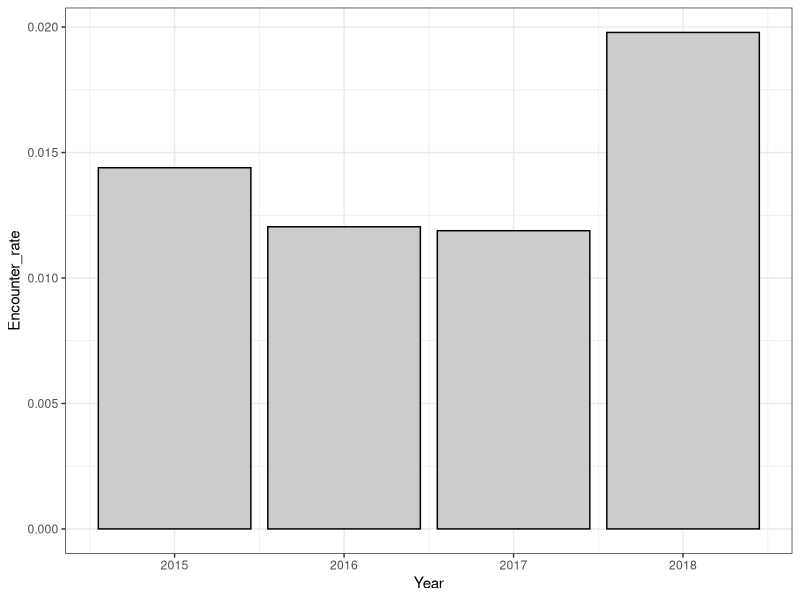
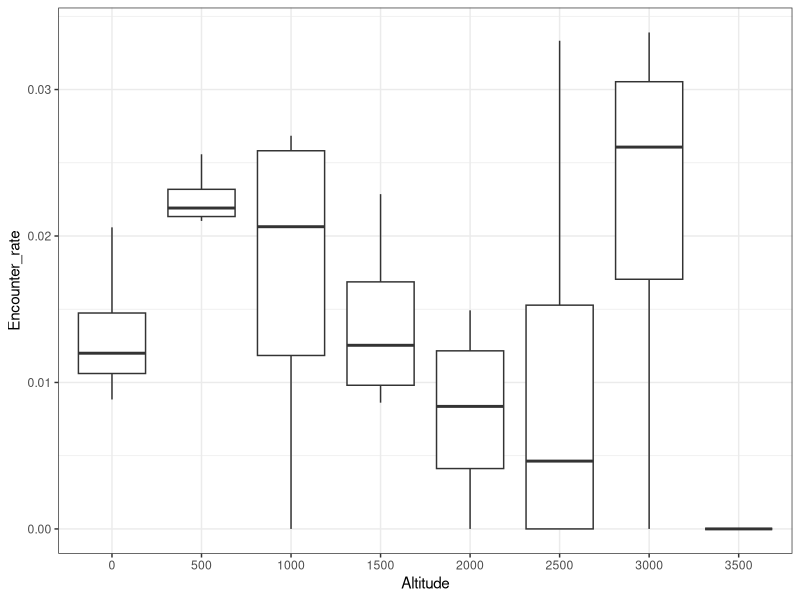
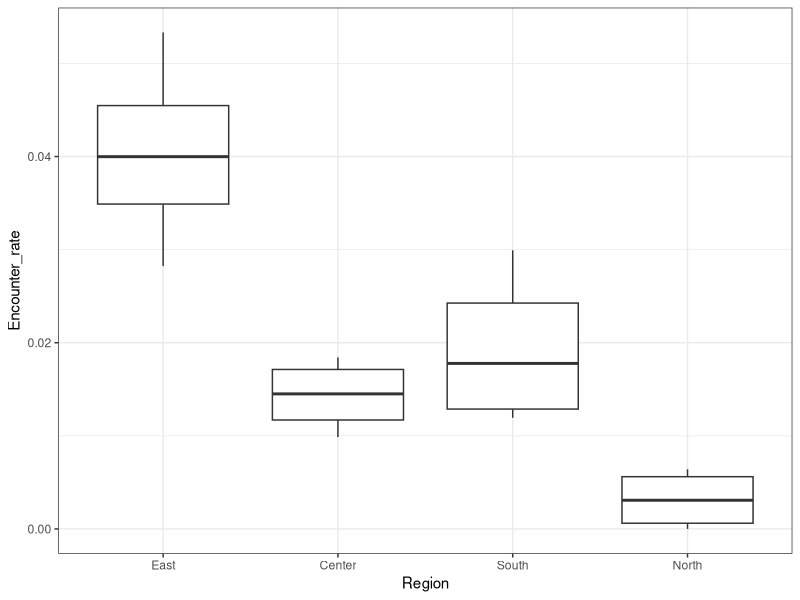
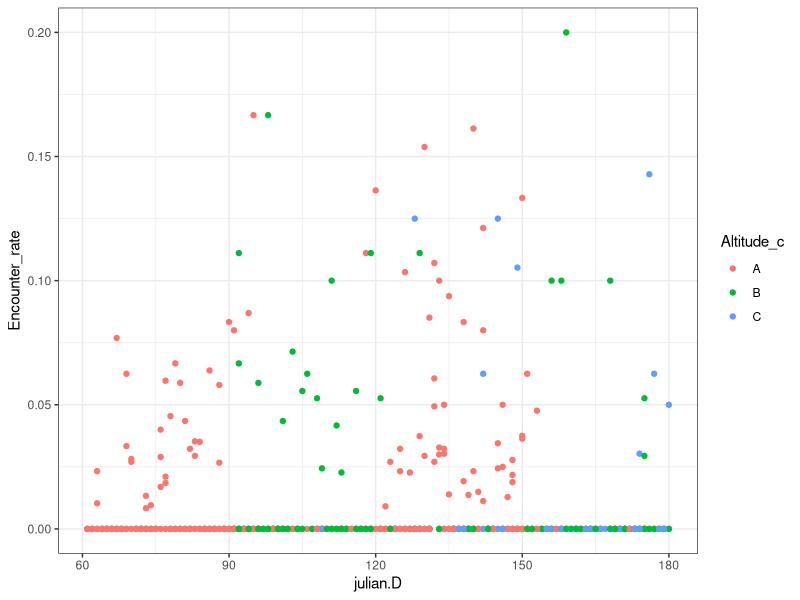
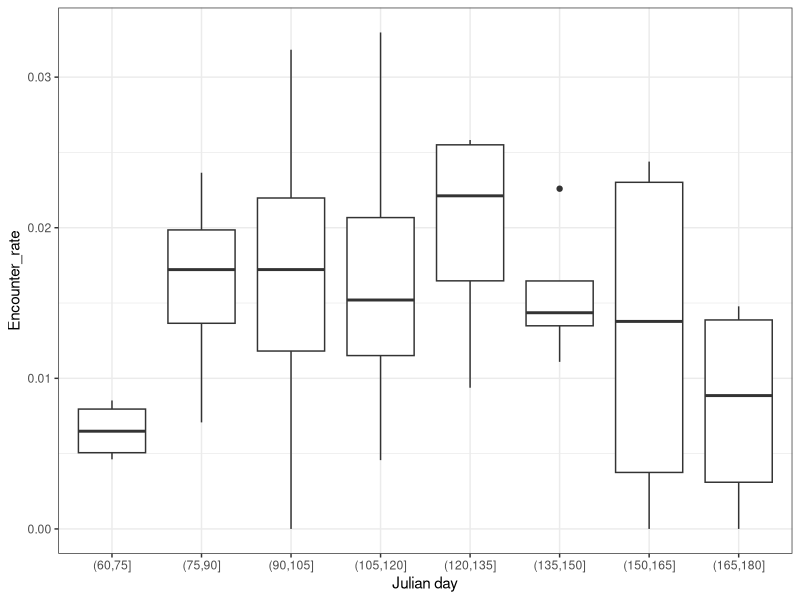
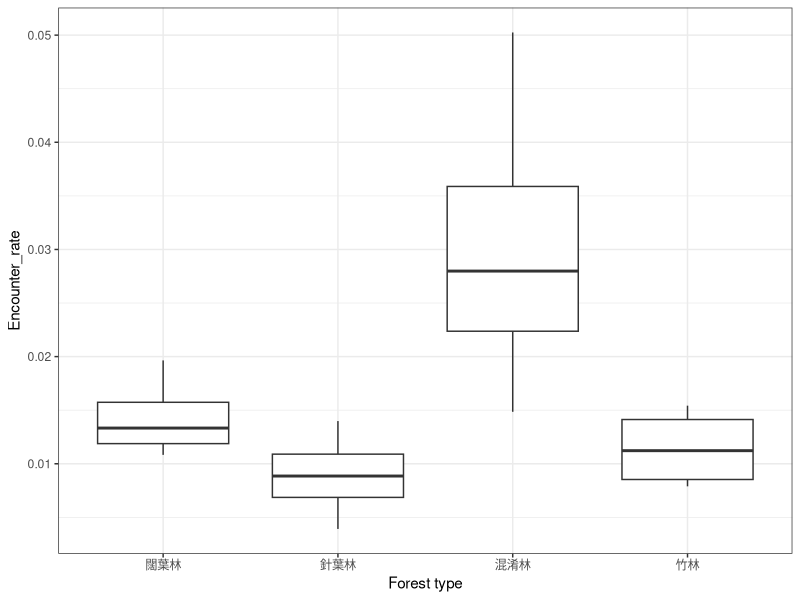
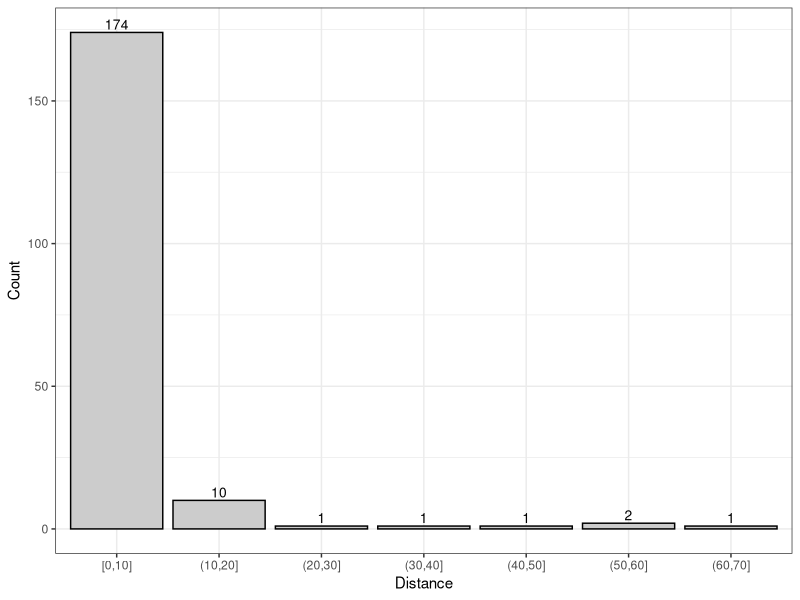

R code for these plots, in order:
#---- load library

library(data.table)
library(magrittr)
library(readxl)
library(tidyr)
library(purrr)
library(dplyr)
library(writexl)
library(ggplot2)
library(lattice)
library(reshape2)

#Original data---- 

M.data.o <- read_excel("./data/clean/for analysis.xlsx",
                     sheet=1) %>% setDT %>% 
  .[, DATE := as.IDate(paste(Year, Month, Day, sep = "/"))] %>% 
  .[TypeName %like% "混", TypeName.n := "混淆林"] %>% 
  .[TypeName %like% "竹林", TypeName.n := "竹林"] %>% 
  .[TypeName %like% "闊葉", TypeName.n := "闊葉林"] %>% 
  .[TypeName %like% "針葉", TypeName.n := "針葉林"] %>% 
  .[, TypeName.1 := ifelse(Distance>20, "非森林", TypeName.n)] %>% 
  .[, TypeName.1 := ordered(TypeName.1,c("闊葉林", "針葉林","混淆林","竹林","非森林"))] %>% 
  .[, County := ordered(County,
                        c("宜蘭縣","基隆市","台北市","臺北市",
                          "新北市","台北縣","臺北縣",
                          "桃園縣","桃園市","新竹市",
                          "新竹縣","苗栗縣",
                          "台中市","臺中市","台中縣","臺中縣",
                          "彰化縣","南投縣","南投市",
                          "雲林縣","嘉義縣","嘉義市",
                          "台南市","臺南市","台南縣","臺南縣",
                          "高雄縣","高雄市",
                          "屏東縣", "花蓮縣",
                          "台東縣","臺東縣"))] %>% 
  
  .[County %in% list("宜蘭縣","基隆市","台北市","臺北市",
                     "新北市","台北縣","臺北縣",
                     "桃園縣","桃園市","新竹市",
                     "新竹縣","苗栗縣"), Region := "North"] %>%
  .[County %in% list("台中市","臺中市",
                     "台中縣","臺中縣",
                     "彰化縣","南投縣","南投市",
                     "雲林縣","嘉義縣","嘉義市"), Region := "Center"] %>%
  .[County %in% list("台南市","臺南市",
                     "台南縣","臺南縣",
                     "高雄縣","高雄市",
                     "屏東縣"), Region := "South"]%>%
  .[County %in% list("花蓮縣",
                     "台東縣","臺東縣"), Region := "East"] %>% 
  .[, julian.D := yday(DATE)] %>% 
  .[, Altitude_c := substr(Site_N,1,1)] %>% setDT 

M.data.o$Year %<>% as.numeric
M.data.o$Survey %<>% as.numeric
M.data.o$Point %<>% as.numeric
M.data.o$Macaca_sur %<>% as.numeric
M.data.o$Month %<>% as.numeric
M.data.o$Day %<>% as.numeric
M.data.o$Distance %<>% as.numeric

#Remove duplicate data-------------------------------------------
M.data <- M.data.o %>% copy(.) %>% 
  .[Year %in% 2015 & Survey %in% 2 & Site_N %in% "A29-17" & Point %in% 7,
    Macaca_sur := NA] %>% 
  .[Year %in% 2015 & Survey %in% 2 & Site_N %in% "A33-28" & Point %in% 7,
    Macaca_sur := NA] %>% 
  .[Year %in% 2016 & Survey %in% 1 & Site_N %in% "B33-01" & Point %in% 4,
    Macaca_sur := NA] %>% 
  .[Year %in% 2017 & Survey %in% 1 & Site_N %in% "B38-07" & Point %in% 7,
    Macaca_sur := NA] %>% 
  .[Year %in% 2018 & Survey %in% 1 & Site_N %in% "A35-15" & Point %in% 5,
    Macaca_sur := NA] %>% 
  .[Year %in% 2018 & Survey %in% 2 & Site_N %in% "A28-10" & Point %in% 6,
    Macaca_sur := NA] %>% 
  .[Year %in% 2019 & Survey %in% 1 & Site_N %in% "B14-02" & Point %in% 6,
    Macaca_sur := NA] %>% 
  .[Year %in% 2019 & Survey %in% 1 & Site_N %in% "B38-08" & Point %in% 5,
    Macaca_sur := NA] %>% 
  .[Year %in% 2019 & Survey %in% 2 & Site_N %in% "A20-02" & Point %in% 3,
    Macaca_sur := NA] %>% 
  .[Year %in% 2019 & Survey %in% 2 & Site_N %in% "A33-32" & Point %in% 6,
    Macaca_sur := NA] 

M.data.o %>% .[Macaca_sur %in% 1, .N]
M.data %>% .[Macaca_sur %in% 1, .N]
#-----------------------------------

M.data.o %>% .[Macaca_sur %in% 1, .N, by = list(Year, Survey, County)] %>% 
  dcast(., County ~ Year + Survey, value.var = "N",
        fun.aggregate = sum,
        margins = c("Year", "County"))

M.data %>% .[Macaca_sur %in% 1, .N, by = list(Year, Survey, County)] %>% 
  dcast(., County ~ Year + Survey, value.var = "N",
        fun.aggregate = sum,
        margins = c("Year", "County"))



M.data %>% .[Macaca_sur %in% 1, .N, by = list(Year, Survey, TypeName.1)] %>% 
  dcast(., Year + Survey ~ TypeName.1, value.var = "N",
        fun.aggregate = sum,
        margins = c("Year", "County"))



#------------------------------------------
M.data %>% 
  .[Year < 2019,] %>% 
  .[!(TypeName.1 %in% "非森林"),] %>% 
  .[is.na(Macaca_sur), Macaca_sur := 0] %>%
  .[, .(V1 = sum(Macaca_sur),.N), by= list(Year)] %>% 
  .[, Encounter_rate := V1/N] %>% 
  
  ggplot(., aes( Year, Encounter_rate)) +
  geom_bar(stat="identity", colour = "black", fill=gray(0.8)) +
  theme_bw() + 
  xlab("Year")
  

M.data %>% 
  .[Year < 2019,] %>% 
  #.[!(TypeName.1 %in% "非森林"),] %>% 
  .[is.na(Macaca_sur), Macaca_sur := 0] %>% 
  .[Macaca_sur %in% 1, .N, list(TypeName.1, Macaca_dist)] %>% 
  dcast(., TypeName.1~Macaca_dist, value.var = "N")


M.data %>% 
  .[Year < 2019,] %>% 
  .[!(TypeName.1 %in% "非森林"),] %>% 
  .[is.na(Macaca_sur), Macaca_sur := 0] %>% 
  .[, Altitude_f := cut(Altitude,
                        breaks = c(seq(0,4000,500)),
                        labels = c(seq(0,3500,500)),
                        include.lowest = T)] %>% 
  .[, .(V1 = sum(Macaca_sur),.N), by= list(Year, Altitude_f)] %>% 
  .[, Encounter_rate := V1/N] %>% 

ggplot(., aes( Altitude_f, Encounter_rate)) + geom_boxplot() + theme_bw() + 
  xlab("Altitude")


M.data %>% 
  .[Year < 2019,] %>% 
  .[!(TypeName.1 %in% "非森林"),] %>% 
  .[is.na(Macaca_sur), Macaca_sur := 0] %>% 
  .[, Region := ordered(Region, c("East", "Center", "South", "North"))] %>% 
  .[, .(V1 = sum(Macaca_sur),.N), by= list(Year, Region)] %>% 
  .[, Encounter_rate := V1/N] %>% 

ggplot(., aes( Region, Encounter_rate))+geom_boxplot() + theme_bw()

M.data %>% 
  .[Year < 2019,] %>% 
  .[!(TypeName.1 %in% "非森林"),] %>% 
  .[is.na(Macaca_sur), Macaca_sur := 0] %>% 
  .[, .(V1 = sum(Macaca_sur),.N), by= list(Year, julian.D, Altitude_c )] %>% 
  .[, Encounter_rate := V1/N] %>% 

ggplot(., aes(julian.D, Encounter_rate, colour = Altitude_c))+
  geom_point() + theme_bw()


M.data %>% 
  .[Year < 2019,] %>% 
  .[!(TypeName.1 %in% "非森林"),] %>% 
  .[is.na(Macaca_sur), Macaca_sur := 0] %>%
  .[, julian.D_f := cut(julian.D,
                        breaks = c(seq(0,210,15)),
                        include.lowest = T)] %>% 
  .[, .(V1 = sum(Macaca_sur),.N), by= list(Year, julian.D_f)] %>% 
  .[, Encounter_rate := V1/N]  %>% 

ggplot(., aes(julian.D_f, Encounter_rate))+
  geom_boxplot() + theme_bw() + 
  xlab("Julian day")





M.data %>% 
  .[Year < 2019,] %>% 
  .[!(TypeName.1 %in% "非森林"),] %>% 
  .[is.na(Macaca_sur), Macaca_sur := 0] %>% 
  .[, TypeName.1:= ordered(TypeName.1, c("闊葉林", "針葉林", "混淆林", "竹林"))] %>% 
  .[, .(V1 = sum(Macaca_sur),.N), by= list(Year, TypeName.1)]  %>% 
  .[, Encounter_rate := V1/N] %>% 
  
  ggplot(., aes( TypeName.1, Encounter_rate))+geom_boxplot() + theme_bw()+ 
  xlab("Forest type")



M.data %>%setDT %>% 
  .[Macaca_sur %in% 1,DD := cut(Distance, breaks = seq(0,100,10),
                                ordered_result = T,
                                include.lowest = T)] %>% 
  .[Macaca_sur %in% 1,.(D2 = .N), by = list(DD)] %>% 
  ggplot(., aes(x=DD, y=D2)) +
  geom_bar(stat="identity", colour = "black", fill=gray(0.8))+
  geom_text(aes(label=D2), vjust=-0.3, color="black", size=3.5)+
  theme_bw()+
  xlab("Distance")+
  ylab("Count")

  
